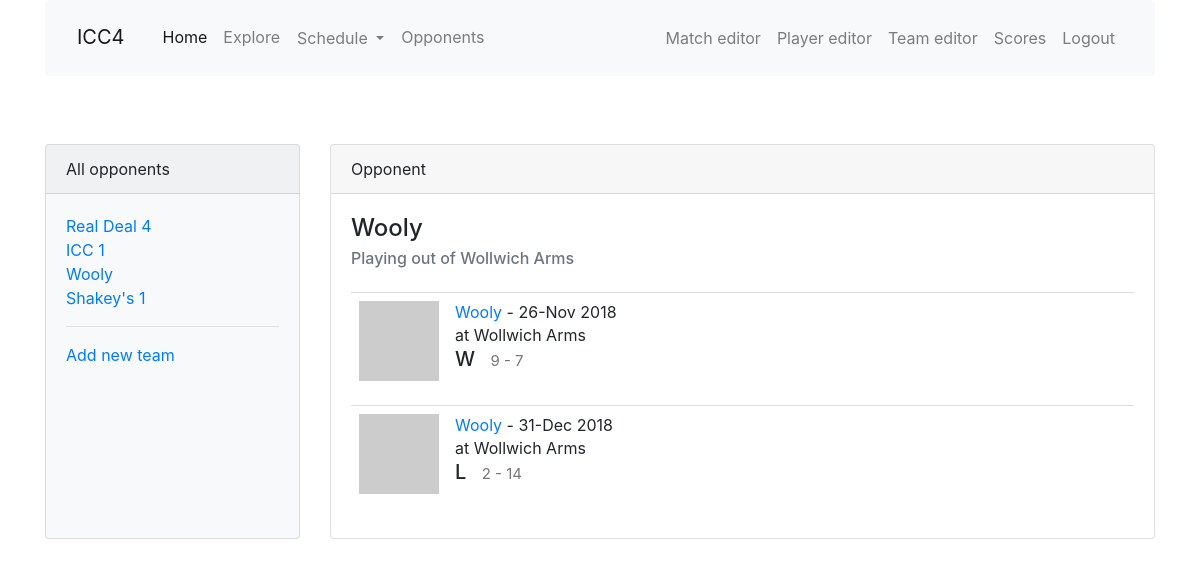
Before: /opponent/3 with the older database file.
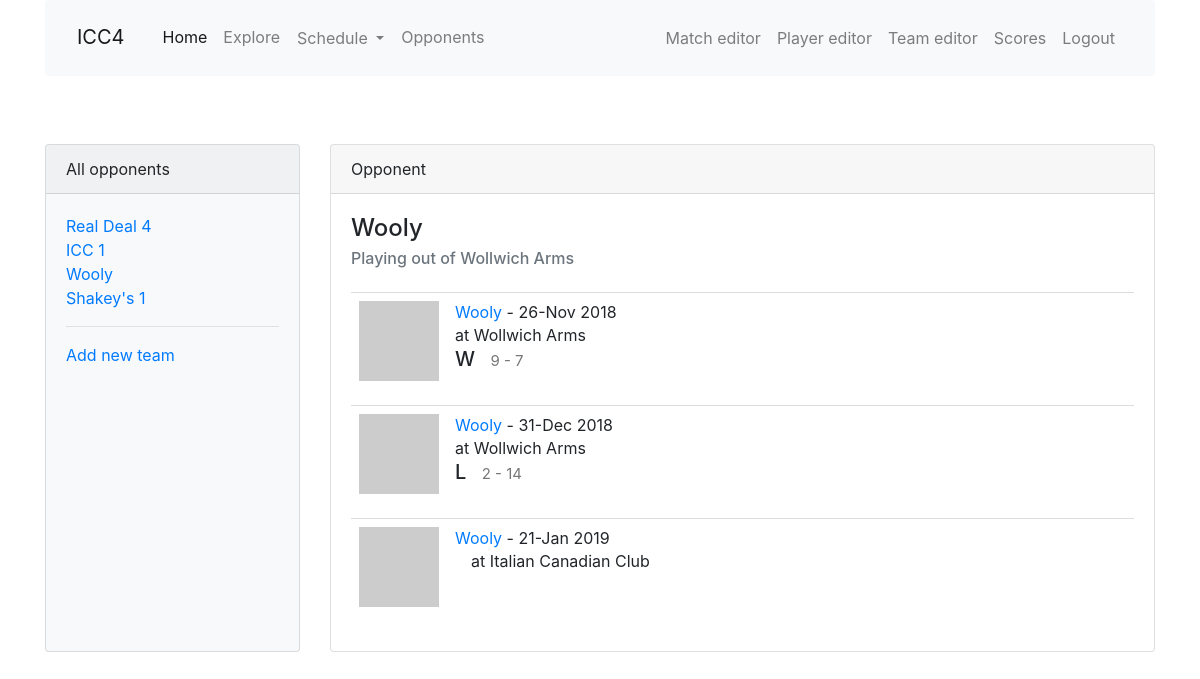
After: the same page with the newer database file.
### app/models.py (models this page shows, shortened)
class Team(db.Model):
    id = db.Column(db.Integer, primary_key=True)
    name = db.Column(db.String(64), index=True, unique=True)
    home_location = db.Column(db.String(64), index=True)
    address = db.Column(db.String(128), index=True)
    matches = db.relationship('Match', back_populates='opponent', lazy='dynamic')
    def avatar(self, size):
        digest = md5(self.name.lower().encode('utf-8')).hexdigest()
        return 'https://www.gravatar.com/avatar/{}?d=identicon&s={}'.format(
            digest, size)

class Match(db.Model):
    id = db.Column(db.Integer, primary_key=True)
    opponent_id = db.Column(db.Integer, db. ForeignKey('team.id'))
    opponent = db.relationship('Team', back_populates='matches')
    date = db.Column(db.Date, index=True, default=date.today())
    location = db.Column(db.String(64))
    home_away = db.Column(db.String(32), index=True)
    match_type = db.Column(db.String(32), index=True)
    games = db.relationship('Game', back_populates='match', lazy='dynamic')
    team_score = db.Column(db.Integer, index=True)
    opponent_score = db.Column(db.Integer, index=True)
    win = db.Column(db.Boolean, index=True, default=None)
    match_summary = db.Column(db.String(512))
    food = db.Column(db.String(128))
    high_scores = db.relationship('HighScore', back_populates='match', lazy='dynamic')
    low_scores = db.relationship('LowScore', back_populates='match', lazy='dynamic')
    @hybrid_property
    def season(self):
        return season_from_date(self.date)

### app/main/routes.py (the view)
@bp.route('/opponent',  methods=['GET', 'POST'], defaults={'id': None})
@bp.route('/opponent/<id>',  methods=['GET', 'POST'])
def opponent(id):
    opponent = Team.query.filter_by(id=id).first()
    matches = Match.query.filter_by(opponent=opponent).order_by(Match.date).all()
    all_teams = Team.query.all()
    return render_template('opponent.html', opponent=opponent, all_teams=all_teams, matches=matches)

### app/templates/opponent.html (shortened to what this page needs)
{% extends "base.html" %}
{% import 'bootstrap/wtf.html' as wtf %}
{% block app_content %}
<div class="row">
  <div class="col-md-3">
    <div class="card h-100 bg-light">
      <div class="card-header">All opponents</div>
      <div class="card-body">
        <ul class="list-unstyled">
        {% for team in all_teams %}
          <li>
            <a href="{{ url_for('main.opponent', id=team.id) }}">{{ team.name }}</a>
          </li>
        {% endfor %}
        </ul>
        <hr>
        <a href="{{ url_for('main.team_edit') }}">Add new team</a>
      </div>
    </div>
  </div>
  <div class="col-md-9">
    <div class="card h-100">
      <div class="card-header">Opponent</div>
      <div class="card-body">
        {% if opponent %}
        <h4 class="card-title">{{ opponent.name }}</h4>
        <h6 class="card-subtitle mb-2 text-muted">Playing out of {{ opponent.home_location }}</h6>
          <table class="table table-hover">
          {% for match in matches %}
            {% include '_match.html' %}
          {% endfor %}
          </table>
        {% else %}
        <h4 class="card-title">Select an opponent from the left</h4>
        {% endif %}
      </div>
    </div>
  </div>
</div>
{% endblock %}

### app/templates/base.html (shortened to what this page needs)
{% extends 'bootstrap/base.html' %}
{% block head %}
{{super()}}
  <link rel="stylesheet" href="https://stackpath.bootstrapcdn.com/bootstrap/4.1.3/css/bootstrap.min.css">
  <link rel="stylesheet" href="{{ url_for('static', filename='css/main.css') }}">
{% endblock %}
{% block navbar %}
<div class="container">
<nav class="navbar navbar-expand-md navbar-light bg-light">
  <a class="navbar-brand mt-2 mr-auto" href="{{ url_for('main.index') }}">ICC4</a>
  <div class="collapse navbar-collapse" id="navbarTogglerDemo02">
    <ul class="navbar-nav mr-auto mt-2 mt-lg-0">
      <li class="nav-item active">
        <a class="nav-link" href="{{ url_for('main.index') }}">Home<span class="sr-only">(current)</span></a>
      </li>
      <li class="nav-item">
        <a class="nav-link" href="">Explore</a>
      </li>
      <li class="nav-item dropdown">
          <a class="btn nav-link dropdown-toggle" href="{{ url_for('main.schedule') }}" role="button" id="dropdownMenuLink" data-toggle="dropdown" aria-haspopup="true" aria-expanded="false">
            Schedule
          </a>
      </li>
      <li class="nav-item">
        <a class="nav-link" href="{{ url_for('main.opponent') }}">Opponents</a>
      </li>
    </ul>
    <ul class="navbar-nav mt-2 mt-lg-0">
    {% if False %}
      <li><a href="">Login</a></li>
    {% else %}
      <li class="nav-item">
        <a class="nav-link" href="{{ url_for('main.match_edit') }}">Match editor</a>
      </li>
      <li class="nav-item">
        <a class="nav-link" href="{{ url_for('main.player_edit') }}">Player editor</a>
      </li>
      <li class="nav-item">
        <a class="nav-link" href="{{ url_for('main.team_edit') }}">Team editor</a>
      </li>
      <li class="nav-item">
        <a class="nav-link" href="{{ url_for('main.enter_score') }}">Scores</a>
      </li>
      <li class="nav-item">
        <a class="nav-link" href="">Logout</a>
      </li>
    {% endif %}
    </ul>
  </div>
</nav>
</div>
{% endblock %}
{% block content %}
<div class="container">
    {% block app_content %}{% endblock %}
  </div>
{% endblock %}

### app/templates/_match.html
<table class="table table-hover">
  <tr>
    <td width="70px">
      <a href="{{ url_for('main.match_edit', id=match.id) }}">
        <img src="{{ match.opponent.avatar(70) }}">
      </a>
    </td>
    <td>
      <a href="{{ url_for('main.opponent', id=match.opponent_id) }}">
        {{ match.opponent.name }}
      </a>
       - {{ match.date.strftime('%d-%b %Y') }}
      <br>
      {% if match.home_away == 'away' %}
      at {{ match.opponent.home_location }}
      {% else %}
      &emsp;at Italian Canadian Club
      {% endif %}
      {% if match.win != None %}
      <h5>{% if match.win == True %}W{% else %}L{% endif %}&ensp;
      <small>{{ match.team_score }} - {{ match.opponent_score }}</small>
      </h5>
      {% endif %}
      </td>
  </tr>
</table>

### app/static/css/main.css (style rules this page uses)
html { font-size: 100%; }

Changed rows visible on the page:
added Match: opponent.name "Wooly", date "21-Jan 2019", home_away "at Italian Canadian Club"
